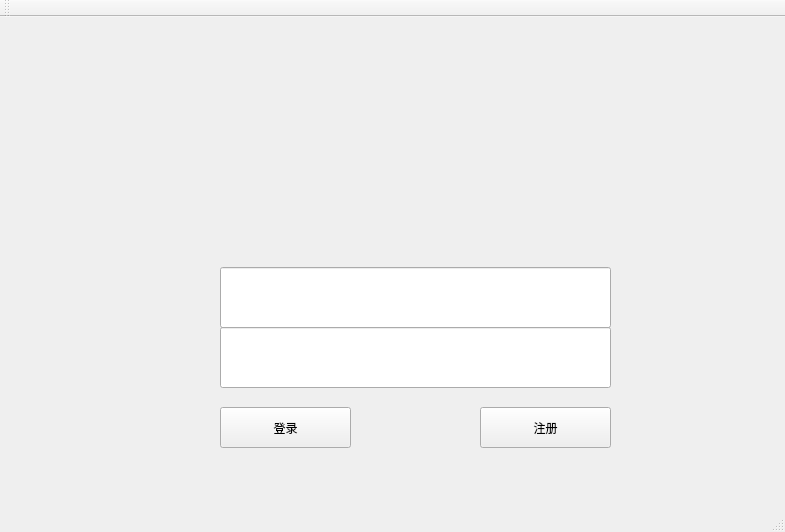
<?xml version="1.0" encoding="UTF-8"?>
<ui version="4.0">
 <class>MainWindow</class>
 <widget class="QMainWindow" name="MainWindow">
  <property name="geometry">
   <rect>
    <x>0</x>
    <y>0</y>
    <width>785</width>
    <height>532</height>
   </rect>
  </property>
  <property name="windowTitle">
   <string>MainWindow</string>
  </property>
  <widget class="QWidget" name="centralWidget">
   <widget class="QLineEdit" name="username">
    <property name="geometry">
     <rect>
      <x>220</x>
      <y>250</y>
      <width>391</width>
      <height>61</height>
     </rect>
    </property>
    <property name="text">
     <string/>
    </property>
   </widget>
   <widget class="QLineEdit" name="password">
    <property name="geometry">
     <rect>
      <x>220</x>
      <y>310</y>
      <width>391</width>
      <height>61</height>
     </rect>
    </property>
    <property name="text">
     <string/>
    </property>
   </widget>
   <widget class="QPushButton" name="Login">
    <property name="geometry">
     <rect>
      <x>220</x>
      <y>390</y>
      <width>131</width>
      <height>41</height>
     </rect>
    </property>
    <property name="text">
     <string>登录</string>
    </property>
   </widget>
   <widget class="QLabel" name="LoginPic">
    <property name="geometry">
     <rect>
      <x>370</x>
      <y>380</y>
      <width>91</width>
      <height>81</height>
     </rect>
    </property>
    <property name="text">
     <string/>
    </property>
   </widget>
   <widget class="QPushButton" name="Register">
    <property name="geometry">
     <rect>
      <x>480</x>
      <y>390</y>
      <width>131</width>
      <height>41</height>
     </rect>
    </property>
    <property name="text">
     <string>注册</string>
    </property>
   </widget>
  </widget>
  <widget class="QMenuBar" name="menuBar">
   <property name="geometry">
    <rect>
     <x>0</x>
     <y>0</y>
     <width>785</width>
     <height>26</height>
    </rect>
   </property>
  </widget>
  <widget class="QToolBar" name="mainToolBar">
   <attribute name="toolBarArea">
    <enum>TopToolBarArea</enum>
   </attribute>
   <attribute name="toolBarBreak">
    <bool>false</bool>
   </attribute>
  </widget>
  <widget class="QStatusBar" name="statusBar"/>
 </widget>
 <layoutdefault spacing="6" margin="11"/>
 <resources/>
 <connections/>
</ui>
